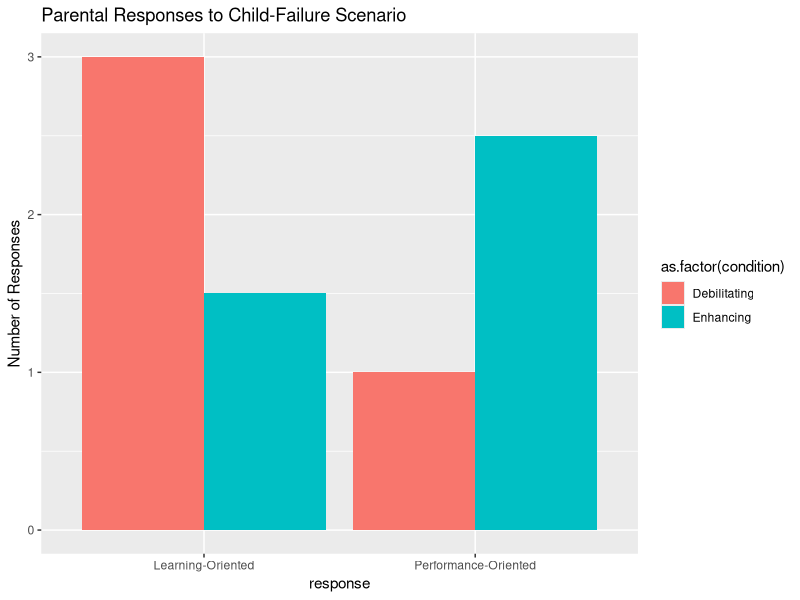
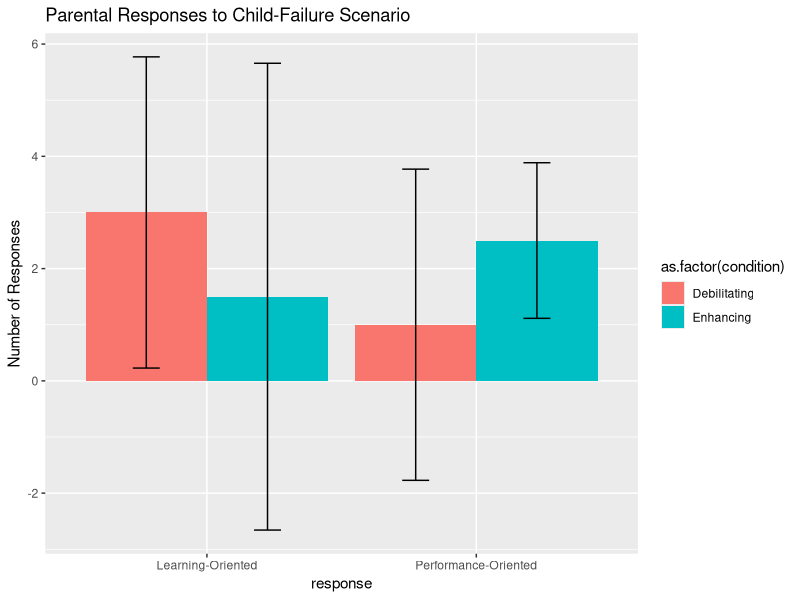

Generate these figures, in order, with R:
## ---- chunk 1
###Data Preparation

####Load Relevant Libraries and Functions
library(tidyverse) # for data munging
library(knitr) # for kable table formating
library(haven) # import and export 'SPSS', 'Stata' and 'SAS' Files
library(readxl) # import excel files

####Import data
setwd("/Users/babi-/Google Drive/Stanford PhD/2017-18/Fall 2017/PSYCH 251/Final project/Haimovitz2016/")
rm(list = ls())
data.pilot <- read.csv("Failure Mindset Replicaton_December 7_B.csv", header = FALSE, sep = ",")

#### Data exclusion / filtering

data.tidy <- data.pilot %>%
  rename(subj_id=V1,parent=V2, agreement=V3, 
         inte_mind_01=V4, inte_mind_02=V5, inte_mind_03=V6, inte_mind_04=V7,
         perc_chil_01=V8, perc_chil_02=V9, perc_chil_03=V10, perc_chil_04=V11,
         cond_deb_01=V12, cond_deb_02=V13, cond_deb_03=V14,
         cond_deb_04=V15, cond_deb_05=V16, 
         cond_enh_01=V17, cond_enh_02=V18, cond_enh_03=V19, cond_enh_04=V20,
         cond_enh_05=V21, 
         say_chil=V22, think=V23, feel=V24,
         perf_ori=V25, lear_ori=V26,other=V27,
         fail_mind_01=V28, fail_mind_02=V29, fail_mind_03=V30,
         fail_mind_04=V31, fail_mind_05=V32, fail_mind_06=V33,
         educ=V34, gender=V35, origin=V36,age=V37)
         
     ##    num_chil=V38, age_chil_01=V39, age_chil_02=V40, age_chil_03=V41, age_chil_04=V42,age_chil_05=V43, mTurk_id=V48) ## add the code after final colection

data.tidy = data.tidy[-1,]
temp = rep(0,nrow(data.tidy))
temp[data.tidy$educ=="post-graduate degree"]=4
temp[data.tidy$educ=="college degree"]=3
temp[data.tidy$educ=="high school degree"]=2
temp[data.tidy$educ=="no degrees"]=1

data.tidy$educ = temp

##Transforming factors into numerical variables

data.tidy$inte_mind_01<- as.numeric(as.character(data.tidy$inte_mind_01))
data.tidy$inte_mind_02<- as.numeric(as.character(data.tidy$inte_mind_02))
data.tidy$inte_mind_03<- as.numeric(as.character(data.tidy$inte_mind_03))
data.tidy$inte_mind_04<- as.numeric(as.character(data.tidy$inte_mind_04))
data.tidy$perc_chil_01<- as.numeric(as.character(data.tidy$perc_chil_01))
data.tidy$perc_chil_02<- as.numeric(as.character(data.tidy$perc_chil_02))
data.tidy$perc_chil_03<- as.numeric(as.character(data.tidy$perc_chil_03))
data.tidy$perc_chil_04<- as.numeric(as.character(data.tidy$perc_chil_04))
data.tidy$cond_deb_01<-as.numeric(as.character(data.tidy$cond_deb_01))
data.tidy$cond_deb_02<-as.numeric(as.character(data.tidy$cond_deb_02))
data.tidy$cond_deb_03<-as.numeric(as.character(data.tidy$cond_deb_03))
data.tidy$cond_deb_04<-as.numeric(as.character(data.tidy$cond_deb_04))
data.tidy$cond_deb_05<-as.numeric(as.character(data.tidy$cond_deb_05))
data.tidy$cond_enh_01<-as.numeric(as.character(data.tidy$cond_enh_01))
data.tidy$cond_enh_02<-as.numeric(as.character(data.tidy$cond_enh_02))
data.tidy$cond_enh_03<-as.numeric(as.character(data.tidy$cond_enh_03))
data.tidy$cond_enh_04<-as.numeric(as.character(data.tidy$cond_enh_04))
data.tidy$cond_enh_05<-as.numeric(as.character(data.tidy$cond_enh_05))
data.tidy$fail_mind_01<-as.numeric(as.character(data.tidy$fail_mind_01))
data.tidy$fail_mind_02<-as.numeric(as.character(data.tidy$fail_mind_02))
data.tidy$fail_mind_03<-as.numeric(as.character(data.tidy$fail_mind_03))
data.tidy$fail_mind_04<-as.numeric(as.character(data.tidy$fail_mind_04))
data.tidy$fail_mind_05<-as.numeric(as.character(data.tidy$fail_mind_05))
data.tidy$fail_mind_06<-as.numeric(as.character(data.tidy$fail_mind_06))
data.tidy$perf_ori<-as.numeric(as.character(data.tidy$perf_ori))
data.tidy$lear_ori<-as.numeric(as.character(data.tidy$lear_ori))

#### Prepare data for analysis - create columns etc.
#create the column names
names <- names(data.tidy)

data.tidy$int_min_mean = apply(data.tidy[,which(names=="inte_mind_01"):which(names=="inte_mind_04")],1,mean)

data.tidy$per_chi_mean = apply(data.tidy[,which(names=="perc_chil_01"):which(names=="perc_chil_04")],1,mean)

data.tidy$cond_deb_mean = apply(data.tidy[,which(names=="cond_deb_01"):which(names=="cond_deb_05")],1,mean)

data.tidy$cond_enh_mean = apply(data.tidy[,which(names=="cond_enh_01"):which(names=="cond_enh_05")],1,mean)

data.tidy$fai_post_mean = apply(data.tidy[,which(names=="fail_mind_01"):which(names=="fail_mind_04")],1,mean)

###Creating the dummy for the condition
condition <- rep(1,4) 
condition[is.na(data.tidy$cond_deb_01)] <- 0

data.tidy$condition <- condition #where 1=failure is debilitating condition
## ---- chunk 2
### Sumary statistics
sem <- function(x) {sd(x, na.rm=TRUE) / sqrt(sum(!is.na((x))))} 
ci <- function(x) {sem(x) * 1.96}

ms <- data.tidy %>%
    group_by(condition, subj_id) %>%
    summarise(intel_mind = mean(int_min_mean)) %>%    # get subject means
    group_by(condition) %>% 
    summarise(mean.intel_mind = mean(intel_mind),        
              sd = sd(intel_mind), "ci"= ci(intel_mind)) 

knitr::kable(ms, digits = 2)

ms <- data.tidy %>%
    group_by(condition, subj_id) %>%
    summarise(percep_chil = mean(per_chi_mean)) %>%    # get subject means
    group_by(condition) %>% 
    summarise(mean.percep_chil = mean(percep_chil),        
              sd = sd(percep_chil), "ci"= ci(percep_chil)) 

knitr::kable(ms, digits = 2)

ms <- data.tidy %>%
    group_by(condition, subj_id) %>%
    summarise(cond_debil = mean(cond_deb_mean)) %>%    # get subject means
    group_by(condition) %>% 
    summarise(mean.cond_debil = mean(cond_debil),        
              sd = sd(cond_debil), "ci"= ci(cond_debil)) 

knitr::kable(ms, digits = 2)

ms <- data.tidy %>%
    group_by(condition, subj_id) %>%
    summarise(cond_enha = mean(cond_enh_mean)) %>%    # get subject means
    group_by(condition) %>% 
    summarise(mean.cond_enha = mean(cond_enha),        
              sd = sd(cond_enha), "ci"= ci(cond_enha)) 

knitr::kable(ms, digits = 2)

ms <- data.tidy %>%
    group_by(condition, subj_id) %>%
    summarise(perf_orie = mean(perf_ori)) %>%    # get subject means
    group_by(condition) %>% 
    summarise(mean.perf_orie = mean(perf_orie),        
              sd = sd(perf_orie), "ci"= ci(perf_orie)) 

knitr::kable(ms, digits = 2)

ms <- data.tidy %>%
    group_by(condition, subj_id) %>%
    summarise(learn_orie = mean(lear_ori)) %>%    # get subject means
    group_by(condition) %>% 
    summarise(mean.learn_orie = mean(learn_orie),        
              sd = sd(learn_orie), "ci"= ci(learn_orie)) 

knitr::kable(ms, digits = 2)

ms <- data.tidy %>%
    group_by(condition, subj_id) %>%
    summarise(fail_mind = mean(fai_post_mean)) %>%    # get subject means
    group_by(condition) %>% 
    summarise(mean.fail_mind = mean(fail_mind),        
              sd = sd(fail_mind), "ci"= ci(fail_mind)) 

knitr::kable(ms, digits = 2)


###Agreement with the condition

#Failure is debilitating condition
t.test(data.tidy$cond_deb_mean, mu=3.5, conf.level=0.95)

#Failure is enhancing condition
t.test(data.tidy$cond_enh_mean, mu=3.5, conf.level=0.95)

# compare the change in the failure mindset according to the prime condition
t.test(fai_post_mean ~ condition, data = data.tidy)


### Anaysis of priming condition in perforance and learning oriented responses

#### t.test for performace oriented
t.test(perf_ori~condition,data = data.tidy)


#### t.test for learning oriented
t.test(lear_ori~condition,data = data.tidy)


# controlling for parents' perception of child's competece
Performance <- lm(perf_ori~condition+per_chi_mean, data = data.tidy)
summary(Performance)

Learning <- lm(lear_ori~condition+per_chi_mean, data = data.tidy)
summary(Learning)#
## ---- chunk 3
# Graph
# Create table
graph_data <- tribble(
  ~response, ~ condition, ~mean, ~sd,
  # row 1
  "Performance-Oriented", "Debilitating", mean(data.tidy$perf_ori[data.tidy$condition==1]), sd(data.tidy$perf_ori[data.tidy$condition==1]),
  # row 2
"Performance-Oriented", "Enhancing", mean(data.tidy$perf_ori[data.tidy$condition==0]), sd(data.tidy$perf_ori[data.tidy$condition==0]),
  # row 3
  "Learning-Oriented", "Debilitating", mean(data.tidy$lear_ori[data.tidy$condition==1]), sd(data.tidy$lear_ori[data.tidy$condition==1]),
  # row 4
"Learning-Oriented", "Enhancing", mean(data.tidy$lear_ori[data.tidy$condition==0]), sd(data.tidy$lear_ori[data.tidy$condition==0])
  )

graph_data <- graph_data %>% 
  mutate(max = mean + sd*1.96, min = mean - 1.96*sd )

# graph without bars
ggplot(data = graph_data, aes(x = response, y = mean, fill = as.factor(condition))) + 
  geom_bar( stat = "identity", position = "dodge") +
  labs(title="Parental Responses to Child-Failure Scenario", y="Number of Responses")


# graph with bars
ggplot(data = graph_data, aes(x = response, y = mean, fill = as.factor(condition))) + 
  geom_bar( stat = "identity", position = "dodge")  +
  geom_errorbar(aes(ymin=min, ymax=max),
                width=.2,                    # Width of the error bars
                position=position_dodge(.9))+
  labs(title="Parental Responses to Child-Failure Scenario", y="Number of Responses")
